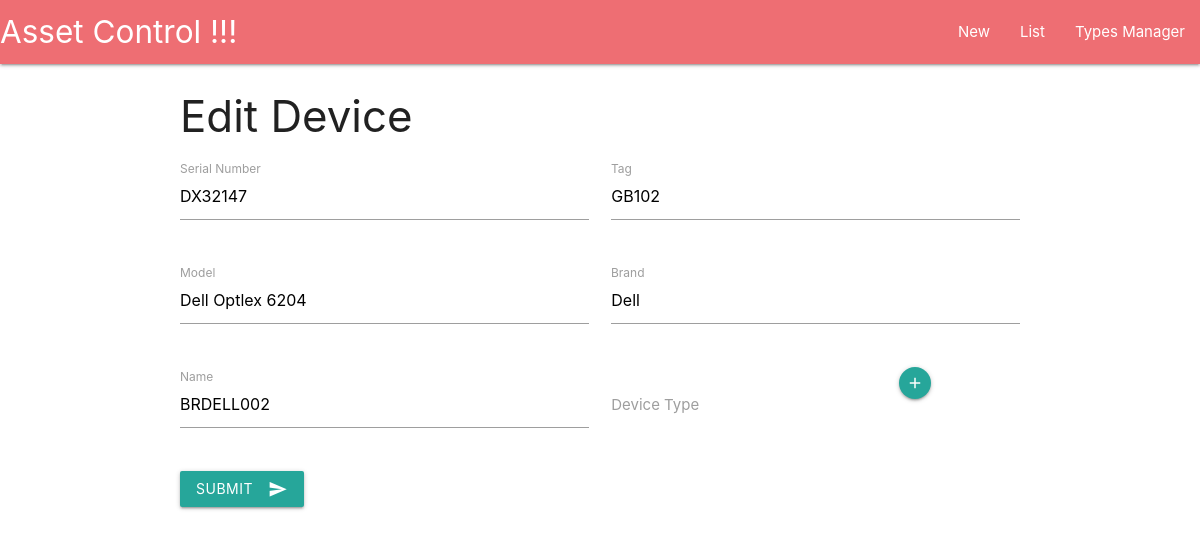
/devices/2/, run on the app's committed database.
### devices/models.py (models this page shows, shortened)
class Device(models.Model):
    serial_number = models.CharField(max_length=40, null=False, blank=False)
    tag = models.CharField(max_length=20, null=False, blank=True)
    model = models.CharField(max_length=30, null=False, blank=False)
    brand = models.CharField(max_length=30, null=False, blank=False)
    name = models.CharField(max_length=40, null=False, blank=False)
    type = models.ForeignKey(Type, related_name='devices', null=False)
    created = models.DateField(auto_created=True, auto_now_add=True)

### devices/views.py (the view, shortened to what this page needs)
# urls.py: url(r'^devices/(?P<pk>[0-9]+)/$', views.DeviceUpdateView.as_view(), name='update'),
class DeviceUpdateView(UpdateView):
    model = Device
    form_class = DeviceForm
    template_name = 'devices/form.html'

### devices/forms.py
class DeviceForm(ModelForm):
    class Meta:
        model = Device
        exclude = ['created']

### devices/models.py (called while the page is built)
    def __str__(self):
        return self.name

### devices/templates/devices/form.html (shortened to what this page needs)
{% extends 'app/base.html' %}
{% block content  %}
    {% if form.instance.pk %}
        <h3>Edit Device</h3>
    {% else %}
        <h3>New Device</h3>
    {% endif %}
    <form action="" method="POST" class="col s12">
        <div class="row">
            <div class="input-field col s6">
                <input id="serial_number" type="text" class="validade" name="serial_number"
                    value="{{ form.serial_number.value|default:''}}">
                <label for="serial_number">Serial Number</label>
            </div>
            <div class="input-field col s6">
                <input id="tag" type="text" class="validade" name="tag"
                    value="{{ form.tag.value|default:''}}">
                <label for="tag">Tag</label>
            </div>
        </div>
        <div class="row">
            <div class="input-field col s6">
                <input id="model" type="text" class="validade" name="model"
                    value="{{ form.model.value|default:''}}">
                <label for="model">Model</label>
            </div>
            <div class="input-field col s6">
                <input id="brand" type="text" class="validade" name="brand"
                    value="{{ form.brand.value|default:''}}">
                <label for="brand">Brand</label>
            </div>
        </div>
        <div class="row">
            <div class="input-field col s6">
                <input id="name" type="text" class="validade" name="name"
                    value="{{ form.name.value|default:''}}">
                <label for="name">Name</label>
            </div>
            <div class="col s6">
                <div class="row">
                    <div class="col s8 input-field">
                        <label>Device Type</label>
                    </div>
                    <div class="col s4">
                        <a class="btn-floating btn-small waves-effect waves-light modal-trigger" href="#modal1"><i class="material-icons">add</i></a>
                    </div>
                </div>
            </div>
        </div>
        <button class="btn waves-effect waves-light" type="submit" name="action">Submit
            <i class="material-icons right">send</i>
        </button>
    </form>
{% endblock %}
{% block extras %}
    {% load staticfiles %}
{% endblock %}

### data on the page
Device: serial_number "DX32147", tag "GB102", model "Dell Optlex 6204", brand "Dell", name "BRDELL002"
